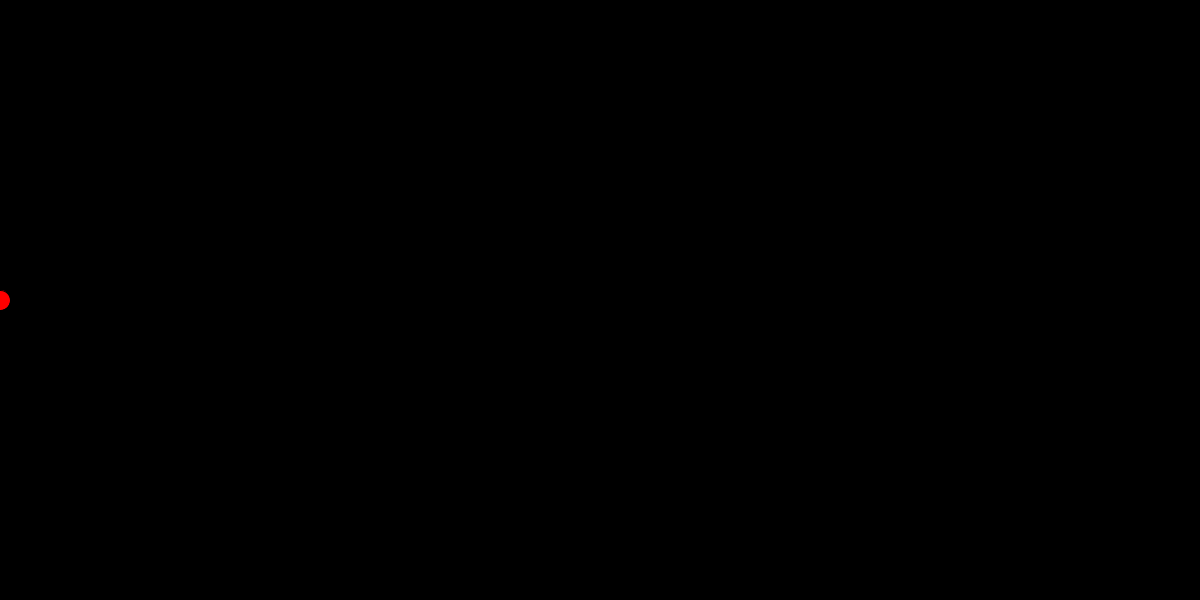
Frame 1 (no input)
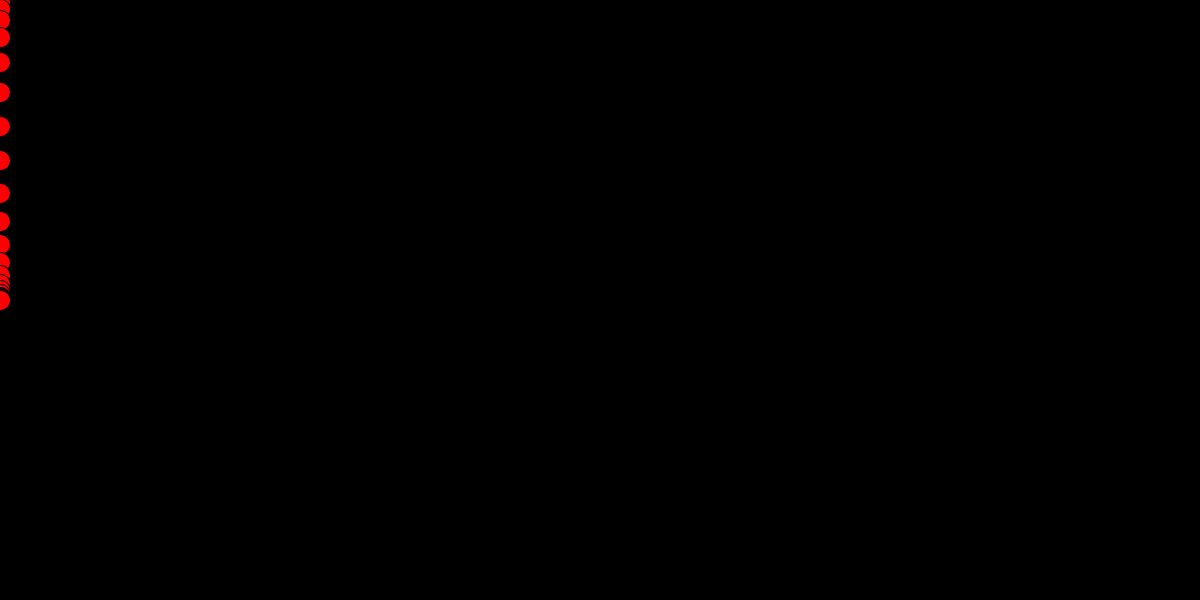
Frame 60 (the mouse pressed at the canvas centre just before this capture)
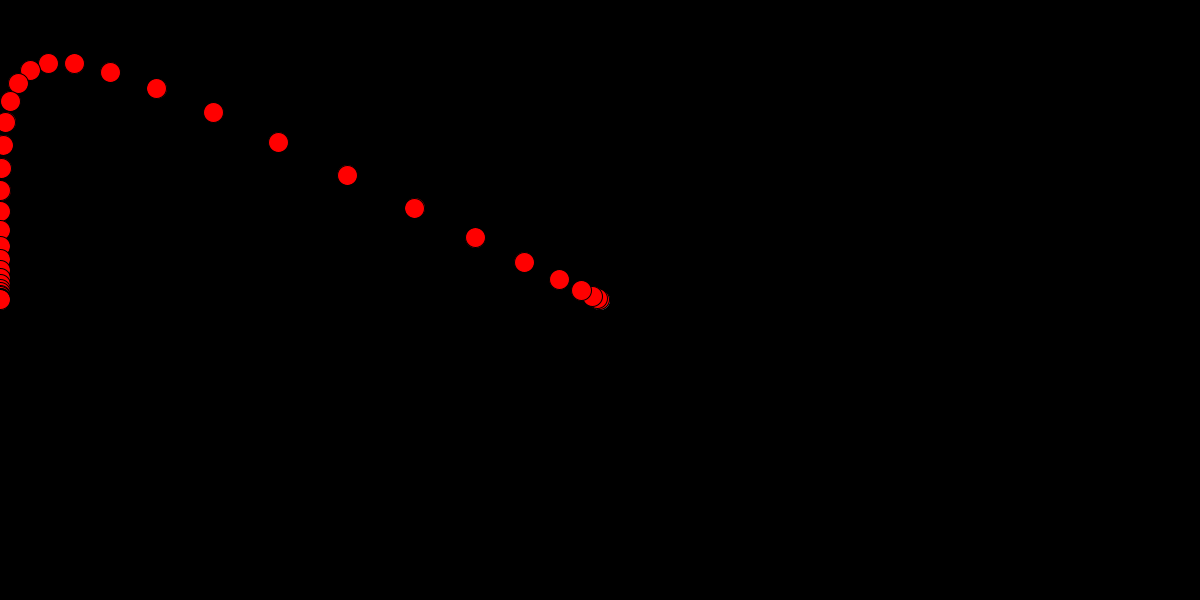
Frame 120 (the mouse held since frame 60 and released just before this capture)

The Processing sketch that drew these frames (run headless with seeded random() and noise(); from frame 60 on, the mouse is pressed at the canvas centre):

// Processing sketch: Chain_Chaser
// ── Chain_Chaser.pde
//PARAMETERS. TRY CHANGING THESE
int n = 50;
float ballSize = 20;
float k = 0.15; //the "stickiness" of the chain
String leaderFollows = "mouse"; //"mouse", "spiral", "end", "wave", "line"

//DON'T CHANGE THESE
PVector[] balls;
float xC, yC;
float time = 0.0;
int t = 0;
float r = 275;
float xLineSpeed = 25;
float yLineSpeed = 14;
float xCurrSpeed = xLineSpeed;
float yCurrSpeed = -yLineSpeed;


void setup(){
  size(1200,600);
  background(0);
  xC = width/2;
  yC = height/2;
  balls = new PVector[n];
  
  //starts all balls at the left-middle of the screen
  for(int i = 0; i < n; i++){
    balls[i] = new PVector(0, height/2);
  }
}

void draw() {
  background(0);
  fill(255);
  
  //draws the balls in their current positions
  for(int i = 0; i < n; i++){
    circle(balls[i].x, balls[i].y, ballSize);
    fill(255,0,0);
  }
  
  //the leader chases the last ball in the line
  if( leaderFollows.equals("end") ) {
    balls[0].x += (balls[n-1].x-balls[0].x)*k;
    balls[0].y += (balls[n-1].y-balls[0].y)*k;
  }
  
  //the leader traces a sine wave. For best results, set n to over 100 and shrink the ball size
  else if( leaderFollows.equals("wave") ) {
    balls[0].x = 1.2*t;
    balls[0].y = yC - r*sin(.04*t);
    t++;
  }
  
  //the leader traces a spiral. For best results, set n to over 100 and shrink the ball size
  else if(leaderFollows.equals("spiral")) {
    balls[0].x = xC + r*cos(time);
    balls[0].y = yC - r*sin(time);
    time += .05;
    r += .1;
  }
  
  //the leader bounces around the room
  else if(leaderFollows.equals("line")) {
    balls[0].x += xCurrSpeed;
    balls[0].y += yCurrSpeed;
    
    if (balls[0].x >= width){
      xCurrSpeed = -xLineSpeed;
    }
    if (balls[0].x <= 0){
      xCurrSpeed = xLineSpeed;
    }
    if (balls[0].y >= height){
      yCurrSpeed = -yLineSpeed;
    }
    if (balls[0].y <= 0){
      yCurrSpeed = yLineSpeed;
    }
  }

  //the leader chases the mouse
  else{
    balls[0].x += (mouseX-balls[0].x)*k;
    balls[0].y += (mouseY-balls[0].y)*k;
  }
  
  //makes each non-leader ball chase the ball ahead of it
  for(int i = 1; i < n; i++){
    balls[i].x += (balls[i-1].x-balls[i].x)*k;
    balls[i].y += (balls[i-1].y-balls[i].y)*k;
  }
}


//IF THE USER CLICKS THE MOUSE, THE LEADER WILL START TO CHASE THE END BALL
void mouseClicked(){
  leaderFollows = "end";
}
